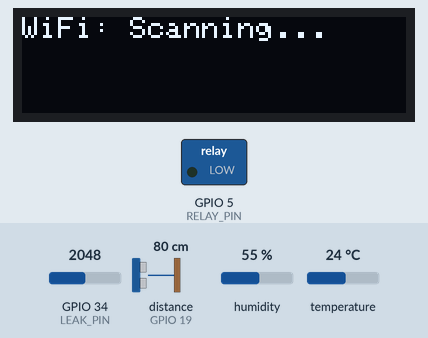
This sketch was run on a simulated ESP32. Parts: 128×32 one-colour display, switched loads named in the sketch (green lamp = pin HIGH). Inputs (shaded band) come from the test bench; at power-on: GPIO 34 (LEAK_PIN) = 2048, distance to the obstacle (sensor on GPIO 19) 80 cm, humidity 55 %, temperature 24 °C. The echo pulse lasts 58.3 µs per cm; WiFi joins after 1.5 s; servers stay silent unless stated; a WiFi scan finds three made-up networks; uploads are accepted with an empty reply; EEPROM starts erased; pins used as bus, display or sensor lines are not drawn.

Above: at 5.3 s.
5.4 s: GPIO 34 (LEAK_PIN) set to 1566
At 9.6 s:
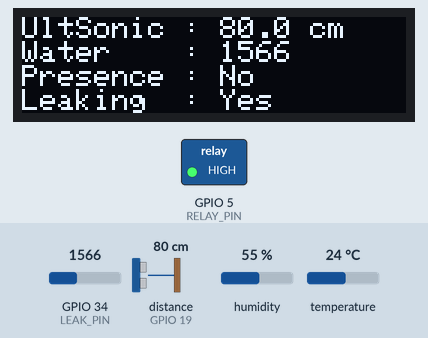
15.5 s: GPIO 34 (LEAK_PIN) set to 1431
At 20.3 s:
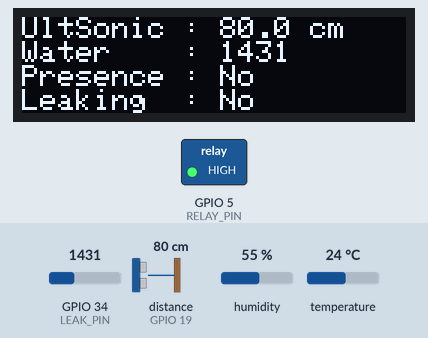
23.0 s: distance to the obstacle (sensor on GPIO 19) set to 2 cm
At 29.8 s:
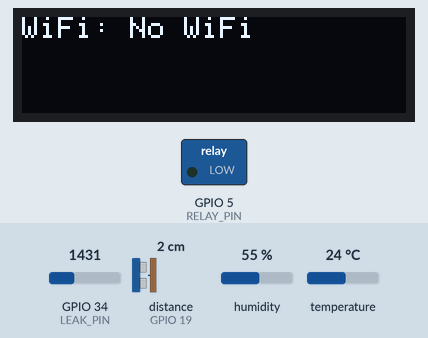
30.5 s: distance to the obstacle (sensor on GPIO 19) set to 4 cm
At 36.6 s:
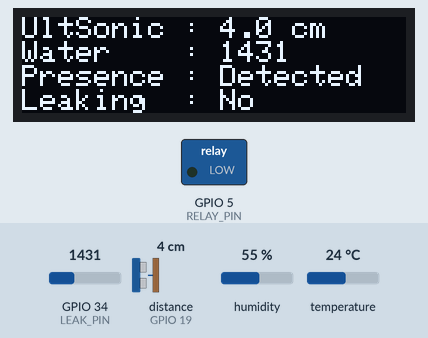
38.3 s: distance to the obstacle (sensor on GPIO 19) set to 9 cm
At 41.9 s:
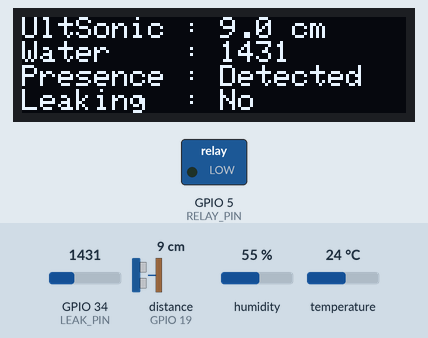
45.8 s: GPIO 34 (LEAK_PIN) set to 1540
At 47.2 s:
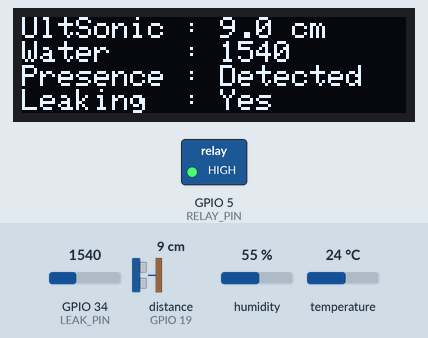
Timing chart, 0 to 48.8 s (numbered marks = the images above; inputs shaded):
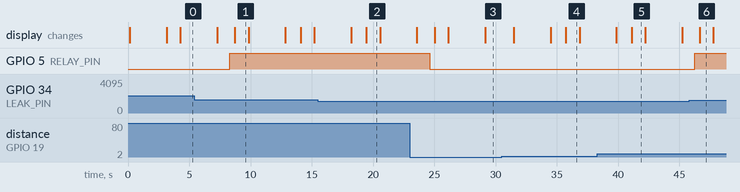

Measured:
- the behaviour switches between 1501 and 1500 on GPIO 34 (LEAK_PIN) (found by bisection; images 1 and 2)
- after the input at 15.5 s, the display: first differs from a run without the input after 4.0 s (image 2)
- after the input at 23.0 s, GPIO 5 (RELAY_PIN): HIGH → LOW after 1.6 s; the display: first differs from a run without the input after 2.0 s (image 3 shows a later state)
- after the input at 30.5 s, GPIO 5 (RELAY_PIN): stays LOW (without the input it goes to HIGH after 5.0 s); the display: first differs from a run without the input after 5.2 s (image 4)
- after the input at 38.3 s, the display: first differs from a run without the input after 2.8 s (image 5)
- after the input at 45.8 s, GPIO 5 (RELAY_PIN): LOW → HIGH after 0.45 s instead of 5.8 s; the display: changes after 0.86 s (image 6)
- what the display in image 1 shows lasts 1.1 s, from 8.7 s to 9.8 s

The sketch:

AquaSentry.ino
```cpp
#include <Wire.h>
#include <WiFi.h>
#include <Preferences.h>
#include <HTTPClient.h>
#include <Adafruit_GFX.h>
#include <Adafruit_SSD1306.h>
#include <DHT.h>

// ---------- PIN DEFINITIONS ----------
#define TRIG_PIN    18
#define ECHO_PIN    19
#define LEAK_PIN    34
#define RELAY_PIN   5
#define DHT_PIN     4
#define DHT_TYPE    DHT11

// ---------- OLED SETUP ----------
#define SCREEN_WIDTH 128
#define SCREEN_HEIGHT 32
Adafruit_SSD1306 display(SCREEN_WIDTH, SCREEN_HEIGHT, &Wire, -1);

// Only redraw when something really changes
bool displayDirty = false;

// ---------- SCROLLING TEXT STRUCTURE ----------
struct ScrollLine {
  String text;
  int y;
  int offset;
  int scrollDir;
  int scrollRange;
  int scrollSpeed;
  unsigned long lastReverse;
  bool waiting;
};
ScrollLine lines[4];
unsigned long lastScrollUpdate = 0;
const int SCROLL_INTERVAL = 30;

// ---------- WIFI VIA PREFERENCES ----------
Preferences preferences;
#define MAX_WIFI 3
String ssidList[MAX_WIFI], passList[MAX_WIFI], currentSSID;

// ---------- DHT SENSOR ----------
DHT dht(DHT_PIN, DHT_TYPE);

// ---------- TIMING & STATE ----------
unsigned long lastPost = 0;
const unsigned long POST_INTERVAL = 1000;
int lastRelayState = LOW;
float lastDistValue = -1;
unsigned long stableSince = 0;

// ---------- FUNCTION PROTOTYPES ----------
void displayStatus(const String &msg);
void loadWiFiCredentials();
void connectToWiFi();
float readDistance();
int readWaterLevel();
bool getStableDHTReading(float &temp, float &hum);
void postSensorData(const String &eventType, float dist, int water, bool leak, float temp, float hum);
void postRelayState(int state);

void setup() {
  Serial.begin(115200);

  // ← Initialize I2C on GPIO21=D21 (SDA) and GPIO22=D22 (SCL)
  Wire.begin(21, 22);

  // OLED init
  if(!display.begin(SSD1306_SWITCHCAPVCC, 0x3C)) {
    Serial.println("SSD1306 allocation failed");
    for(;;);
  }
  display.clearDisplay();
  display.setTextSize(1);
  display.setTextColor(WHITE);
  for (int i = 0; i < 4; i++) {
    lines[i] = {"", i * 8, 0, -1, 0, 1, 0, false};
  }

  // pins
  pinMode(TRIG_PIN, OUTPUT);
  pinMode(ECHO_PIN, INPUT);
  pinMode(LEAK_PIN, INPUT);
  pinMode(RELAY_PIN, OUTPUT);
  digitalWrite(RELAY_PIN, LOW);

  // sensors
  dht.begin();

  // Wi‑Fi
  loadWiFiCredentials();
  connectToWiFi();
}

void loop() {
  // reconnect if dropped
  if (WiFi.status() != WL_CONNECTED) {
    connectToWiFi();
  }

  unsigned long now = millis();

  // read sensors
  float dist = readDistance();
  int waterLevel = readWaterLevel();           // raw analog value
  bool leak = (waterLevel > 1500);             // threshold
  float temp, hum;
  getStableDHTReading(temp, hum);

  // determine presence
  bool presence;
  if (lastDistValue < 0) {
    lastDistValue = dist;
    stableSince = now;
    presence = false;
  } else if (dist != lastDistValue) {
    presence = true;
    lastDistValue = dist;
    stableSince = now;
  } else {
    presence = (now - stableSince) < POST_INTERVAL * 10;
  }

  // relay logic: ON if leaking OR no presence; OFF otherwise
  int newRelay = (leak || !presence) ? HIGH : LOW;
  if (newRelay != lastRelayState) {
    digitalWrite(RELAY_PIN, newRelay);
    postRelayState(newRelay);
    lastRelayState = newRelay;
  }

  // post sensor data every second
  if (now - lastPost >= POST_INTERVAL) {
    String eventType = leak ? "leak_detected"
                       : (!presence ? "waste_alarm" : "presence");
    postSensorData(eventType, dist, waterLevel, leak, temp, hum);
    lastPost = now;
  }

  // prepare display lines
  String L1 = "UltSonic : " + String(dist,1) + " cm";
  String L2 = "Water    : " + String(waterLevel);
  String L3 = "Presence : " + String(presence ? "Detected" : "No");
  String L4 = "Leaking  : " + String(leak ? "Yes" : "No");

  // check for text changes
  String newLines[4] = {L1, L2, L3, L4};
  bool changed = false;
  for (int i = 0; i < 4; i++) {
    if (newLines[i] != lines[i].text) {
      changed = true;
      break;
    }
  }
  if (changed) {
    // recalc scroll ranges
    for (int i = 0; i < 4; i++) {
      lines[i].text = newLines[i];
      int16_t x1, y1; uint16_t w, h;
      display.getTextBounds(lines[i].text, 0, lines[i].y, &x1, &y1, &w, &h);
      lines[i].scrollRange = max(0, (int)w - SCREEN_WIDTH);
      lines[i].offset = 0;
      lines[i].scrollDir = -1;
      lines[i].waiting = false;
    }
    displayDirty = true;
  }

  // redraw/scroll only when dirty
  if (displayDirty && now - lastScrollUpdate >= SCROLL_INTERVAL) {
    lastScrollUpdate = now;
    display.clearDisplay();
    for (int i = 0; i < 4; i++) {
      auto &ln = lines[i];
      if (ln.scrollRange > 0 && !ln.waiting) {
        ln.offset += ln.scrollDir * ln.scrollSpeed;
        if (ln.offset <= -ln.scrollRange || ln.offset >= 0) {
          ln.scrollDir *= -1;
          ln.waiting = true;
          ln.lastReverse = now;
        }
      }
      if (ln.waiting && now - ln.lastReverse > 1000) {
        ln.waiting = false;
      }
      display.setCursor(ln.offset, ln.y);
      display.println(ln.text);
    }
    display.display();
    displayDirty = false;
  }

  delay(1000);
}

// ───── SUPPORT FUNCTIONS ─────

void displayStatus(const String &msg) {
  display.clearDisplay();
  display.setCursor(0,0);
  display.println(msg);
  display.display();
  delay(1000);
}

void loadWiFiCredentials() {
  preferences.begin("wifiCreds", true);
  for (int i = 0; i < MAX_WIFI; i++) {
    ssidList[i] = preferences.getString(("ssid"+String(i)).c_str(), "");
    passList[i] = preferences.getString(("pass"+String(i)).c_str(), "");
  }
  preferences.end();
}

void connectToWiFi() {
  WiFi.disconnect(true);
  WiFi.mode(WIFI_STA);
  delay(100);
  displayStatus("WiFi: Scanning...");
  int n = WiFi.scanNetworks();
  if (n == 0) {
    displayStatus("WiFi: No Network");
    return;
  }
  for (int i = 0; i < MAX_WIFI; i++) {
    if (ssidList[i] == "") continue;
    for (int j = 0; j < n; j++) {
      if (WiFi.SSID(j) == ssidList[i]) {
        WiFi.begin(ssidList[i].c_str(), passList[i].c_str());
        displayStatus("WiFi: Connecting to " + ssidList[i]);
        int tries = 0;
        while (WiFi.status() != WL_CONNECTED && tries < 20) {
          delay(500);
          tries++;
        }
        if (WiFi.status() == WL_CONNECTED) {
          currentSSID = ssidList[i];
          displayStatus("WiFi: " + currentSSID);
          return;
        }
      }
    }
  }
  displayStatus("WiFi: No WiFi");
}

float readDistance() {
  digitalWrite(TRIG_PIN, LOW);
  delayMicroseconds(2);
  digitalWrite(TRIG_PIN, HIGH);
  delayMicroseconds(10);
  digitalWrite(TRIG_PIN, LOW);
  long d = pulseIn(ECHO_PIN, HIGH, 30000);
  return (d * 0.0343) / 2.0;
}

int readWaterLevel() {
  return analogRead(LEAK_PIN);
}

bool getStableDHTReading(float &temp, float &hum) {
  float t, h;
  for (int i = 0; i < 3; i++) {
    t = dht.readTemperature();
    h = dht.readHumidity();
    if (!isnan(t) && !isnan(h)) {
      temp = t; hum = h;
      return true;
    }
    delay(200);
  }
  temp = isnan(t) ? 0 : t;
  hum  = isnan(h) ? 0 : h;
  return false;
}

void postSensorData(const String &eventType, float dist, int water, bool leak, float temp, float hum) {
  HTTPClient http;
  http.begin("https://umairsuhaimee.com/aqua-sentry/api/post_reading.php");
  http.addHeader("Content-Type","application/x-www-form-urlencoded");
  String body = "event_type=" + eventType
              + "&distance="   + String(dist,1)
              + "&leak="       + String(leak?1:0)
              + "&temperature="+ String(temp,1)
              + "&humidity="   + String(hum,1);
  http.POST(body);
  http.end();
}

void postRelayState(int state) {
  HTTPClient http;
  http.begin("https://umairsuhaimee.com/aqua-sentry/api/post_reading.php");
  http.addHeader("Content-Type","application/x-www-form-urlencoded");
  String body = "relay=" + String(state==HIGH?"ON":"OFF");
  http.POST(body);
  http.end();
}
```
